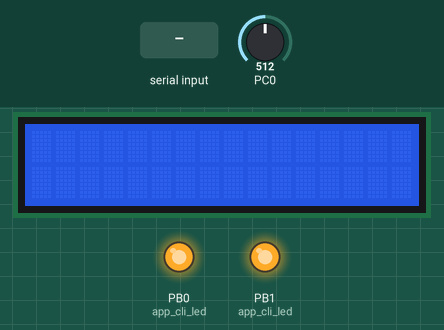
This program was run on a simulated ATmega328P, built with avr-gcc and emulated at 16 MHz. Shown: 16×2 character LCD, output pins drawn as LEDs (lit = HIGH). Wiring (inferred from the names in the program): PCF8574 port expander at I2C address 0x20; DS1307 clock at I2C address 0x68. Wiring (inferred from the signals the program sends): character LCD (HD44780): RS Q0; E Q2; backlight Q3; data Q4, Q5, Q6, Q7. The test bench sets the inputs (shaded band); at power-on: PC0 = 512. The local clock reads 2024-03-15 10:24:30 at power-on unless the program sets it; what the program prints to the serial monitor is not drawn.

Above: at 1.2 s.
1.3 s: "90,45,200\n" received over Serial
At 2.9 s:
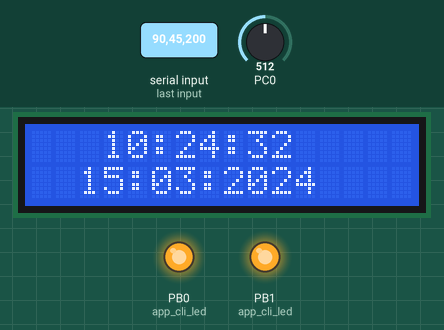
At 3.6 s:
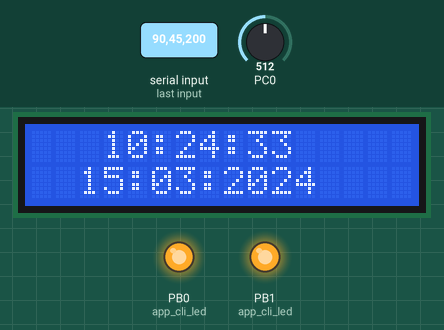
3.7 s: "90,45\n" received over Serial
5.7 s: "90,45,200,10\n" received over Serial
Timing chart, 0 to 8.7 s (numbered marks = the images above; inputs shaded):
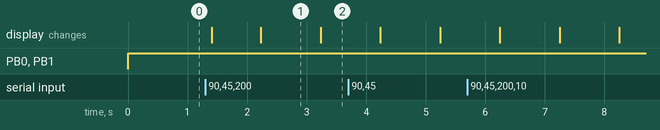

The program:

main.c
```c
/*
 * cli_tempalte.c
 *
 * Created: 10/28/2021 3:25:26 PM
 * Author : phuoc
 */
#include "bsp_timer_1.h"
#include "ftr_sensor.h"
#include "app_cli.h"
#include "app_display.h"


int main(void)
{
	/*--- Board support package init ---*/
	bsp_timer_1_init();
	bsp_timer_1_set_interrupt_handle(timer_handler);
	bsp_uart_init(9600);
	bsp_i2c_init();
	bsp_adc_init();
	sei();
	/*--- User library init ---*/
	CLI_Init();
	Lcd_Init();
	/*--- Peripheral init --*/
	per_uart_init();
	/*--- Feature init ---*/
	ftr_cli_init();
	ftr_sensor_init();
	/*--- App init ---*/
	app_display_init();
	app_cli_init();
	/*--- Start loop ---*/
    while (1)
    {
		task_loop();
    }
}
```

main.h
```c
#ifndef _MAIN_H_
#define _MAIN_H_

#define F_CPU 16000000UL
#include <avr/io.h>
#include <util/delay.h>
#include "avr/interrupt.h"
#include "stdio.h"
#include "string.h"

#define sbi(str,bit) (str |= (1<<bit)) // set bit in register
#define cbi(str,bit) (str &= ~(1<<bit)) // clear bit in register
#define tbi(str,bit) (str ^= (1<<bit)) // toggle bit in register
#define bit_is_set(sfr, bit) (_SFR_BYTE(sfr) & _BV(bit)) // kiem tra bit = 1
#define bit_is_clear(sfr, bit) (!(_SFR_BYTE(sfr) & _BV(bit))) // kiem tra bi = 0
#define loop_until_bit_is_set(sfr, bit) do { } while (bit_is_clear(sfr, bit)) // lap cho den khi bit = 1
#define loop_until_bit_is_clear(sfr, bit) do { } while (bit_is_set(sfr, bit)) // lap cho den khi bit = 0

#endif
```

app_cli.c
```c
/*
 * app_cli.c
 *
 * Created: 10/29/2021 3:19:53 PM
 *  Author: phuoc
 */
#include "app_cli.h"

#define MAX_DATA_ROW 3
#define MAX_DATA_COL 3

rtc_t my_rtc;

static uint8_t app_cli_slip_time_data(uint8_t * data_in, rtc_t * rtc);

static uint8_t app_cli_slip_date_data(uint8_t * data_in, rtc_t * rtc);

static uint8_t app_cli_set_time(uint8_t argc, const char *argv[], char *out_buffer, uint16_t out_max);

static uint8_t app_cli_set_date(uint8_t argc, const char *argv[], char *out_buffer, uint16_t out_max);

static uint8_t app_cli_sensor(uint8_t argc, const char *argv[], char *out_buffer, uint16_t out_max);

static uint8_t app_cli_led(uint8_t argc, const char *argv[], char *out_buffer, uint16_t out_max);

CLI_Command_t time_definition =
{
	.CLI_Command = "AT+TIME",
	.CLI_Command_Description = "Set time",
	.CLI_Callback = app_cli_set_time,
};

CLI_Command_t date_definition =
{
	.CLI_Command = "AT+DATE",
	.CLI_Command_Description = "Set date",
	.CLI_Callback = app_cli_set_date,
};

CLI_Command_t sensor_definition =
{
	.CLI_Command = "AT+SENSOR",
	.CLI_Command_Description = "Get sensor",
	.CLI_Callback = app_cli_sensor,
};

CLI_Command_t led_definition =
{
	.CLI_Command = "AT+LED",
	.CLI_Command_Description = "Control led",
	.CLI_Callback = app_cli_led,
};

void app_cli_init(void)
{
	ftr_cli_add_command(&time_definition);
	ftr_cli_add_command(&date_definition);
	ftr_cli_add_command(&sensor_definition);
	ftr_cli_add_command(&led_definition);
}

static uint8_t app_cli_set_time(uint8_t argc, const char *argv[], char *out_buffer, uint16_t out_max)
{
	switch (argv[0][time_definition.CLI_Command_Length])
	{
		case 0x0A:
			sprintf(out_buffer, "=> Nothing to execution\n");
			break;
		case '=':
			if(argv[0][time_definition.CLI_Command_Length+1] == '?')
			{
				sprintf(out_buffer, "=> AT+TIME=hour,minute,second\n");
			}
			else
			{
				ds1307_get_time(&my_rtc);
				app_cli_slip_time_data((uint8_t * )argv[0], &my_rtc);
				ds1307_set_time(&my_rtc);
				sprintf(out_buffer, "=> OK\n");
			}
			break;
		case '?':
			ds1307_get_time(&my_rtc);
			sprintf(out_buffer,"=> %d:%d:%d\n", my_rtc.hour,my_rtc.min,my_rtc.sec);
			break;
		default:
			sprintf(out_buffer, "=> Error format\n");
			break;
	}
	return 0;
}
static uint8_t app_cli_set_date(uint8_t argc, const char *argv[], char *out_buffer, uint16_t out_max)
{
	switch (argv[0][date_definition.CLI_Command_Length])
	{
		case 0x0A:
		sprintf(out_buffer, "=> Nothing to execution\n");
		break;
		case '=':
		if(argv[0][time_definition.CLI_Command_Length+1] == '?')
		{
			sprintf(out_buffer, "=> AT+DATE=date,month,year\n");
		}
		else
		{
			ds1307_get_time(&my_rtc);
			app_cli_slip_date_data((uint8_t * )argv[0], &my_rtc);
			ds1307_set_time(&my_rtc);
			sprintf(out_buffer, "=> OK\n");
		}
		break;
		case '?':
		ds1307_get_time(&my_rtc);
		sprintf(out_buffer,"=> %d/%d/%d\n", my_rtc.date,my_rtc.month,my_rtc.year);
		break;
		default:
		sprintf(out_buffer,"=> Error format\n");
		break;
	}
	return 0;
}

static uint8_t app_cli_sensor(uint8_t argc, const char *argv[], char *out_buffer, uint16_t out_max)
{
	switch (argv[0][sensor_definition.CLI_Command_Length])
	{
		case 0x0A:
			sprintf(out_buffer, "=> Nothing to execution\n");
			break;
		case '=':
			if(argv[0][sensor_definition.CLI_Command_Length+1] == '?')
			{
				sprintf(out_buffer, "=> AT+SENSOR=sensor name\n");
			}
			else
			{
				if(strstr(argv[0], "temp"))
				{
					sprintf(out_buffer, "=> temp = %d oC\n", ftr_sensor_get_temperature());
				}
				else
				{
					sprintf(out_buffer, "=> Wrong parameter\n");
				}
			}
			break;
		case '?':
			sprintf(out_buffer, "=> AT+SENSOR=sensor_name\n");
			break;
		default:
			sprintf(out_buffer,"=> Error format\n");
			break;
	}
	return 0;
}

static uint8_t app_cli_led(uint8_t argc, const char *argv[], char *out_buffer, uint16_t out_max)
{
	switch (argv[0][led_definition.CLI_Command_Length])
	{
		case 0x0A:
		sprintf(out_buffer, "=> Nothing to execution\n");
		break;
		case '=':
		if(argv[0][led_definition.CLI_Command_Length+1] == '?')
		{
			sprintf(out_buffer, "=> AT+LED=led name,status\n");
		}
		else
		{
			if(strstr(argv[0], "led1") && strstr(argv[0], "on"))
			{
				cbi(PORTB, 0);
				sprintf(out_buffer, "=> OK\n");
			}
			else if(strstr(argv[0], "led1") && strstr(argv[0], "off"))
			{
				sbi(PORTB, 0);
				sprintf(out_buffer, "=> OK\n");
			}
			else if(strstr(argv[0], "led2") && strstr(argv[0], "on"))
			{
				cbi(PORTB, 1);
				sprintf(out_buffer, "=> OK\n");
			}
			else if(strstr(argv[0], "led2") && strstr(argv[0], "off"))
			{
				sbi(PORTB, 1);
				sprintf(out_buffer, "=> OK\n");
			}
			else
			{
				sprintf(out_buffer, "=> Wrong parameter\n");
			}
		}
		break;
		case '?':
			sprintf(out_buffer, "=> AT+LED=led name,status\n");
			break;
		default:
			sprintf(out_buffer,"=> Error format\n");
		break;
	}
	return 0;
}

static uint8_t app_cli_slip_time_data(uint8_t * data_in, rtc_t * rtc)
{
	uint8_t i;
	char ** p_data;
	char* p_token;
	/*--- memory allocation ---*/
	p_data = (char **)malloc(MAX_DATA_ROW * sizeof(char *));
	for (i = 0; i < MAX_DATA_ROW; i++)
	{
		p_data[i] = (char *)malloc(MAX_DATA_COL * sizeof(char));
	}
	/*--------Splip data--------*/
	i = 0;
	p_token = strtok(strstr((char *)data_in, "="), ",");
	p_token++;
	while (i < MAX_DATA_ROW && p_token != NULL)
	{
		strcpy(p_data[i], p_token);
		p_token = strtok(NULL, ",");
		i++;
	}
	/*--- Printf ---*/
	if(i != MAX_DATA_ROW)
	{
		for (i = 0; i < MAX_DATA_ROW; i++)
		{
			free(p_data[i]);
		}
		free(p_data);
		return 1;
	}
	/*--- Assign value ---*/
	rtc->hour = atoi(p_data[0]);
	rtc->min = atoi(p_data[1]);
	rtc->sec = atoi(p_data[2]);
	/*--- Free memory ---*/
	for (i = 0; i < MAX_DATA_ROW; i++)
	{
		free(p_data[i]);
	}
	free(p_data);
	return 0;
}

static uint8_t app_cli_slip_date_data(uint8_t * data_in, rtc_t * rtc)
{
	uint8_t i;
	char ** p_data;
	char* p_token;
	/*--- memory allocation ---*/
	p_data = (char **)malloc(MAX_DATA_ROW * sizeof(char *));
	for (i = 0; i < MAX_DATA_ROW; i++)
	{
		p_data[i] = (char *)malloc(MAX_DATA_COL * sizeof(char));
	}
	/*--------Splip data--------*/
	i = 0;
	p_token = strtok(strstr((char *)data_in, "="), ",");
	p_token++;
	while (i < MAX_DATA_ROW && p_token != NULL)
	{
		strcpy(p_data[i], p_token);
		p_token = strtok(NULL, ",");
		i++;
	}
	/*--- Printf ---*/
	if(i != MAX_DATA_ROW)
	{
		for (i = 0; i < MAX_DATA_ROW; i++)
		{
			free(p_data[i]);
		}
		free(p_data);
		return 1;
	}
	/*--- Assign value ---*/
	rtc->date = atoi(p_data[0]);
	rtc->month = atoi(p_data[1]);
	rtc->year = atoi(p_data[2]);
	/*--- Free memory ---*/
	for (i = 0; i < MAX_DATA_ROW; i++)
	{
		free(p_data[i]);
	}
	free(p_data);
	return 0;
}
```

app_cli.h
```c
/*
 * app_cli.h
 *
 * Created: 10/29/2021 3:20:02 PM
 *  Author: phuoc
 */
#ifndef _APP_CLI_H_
#define _APP_CLI_H_

#include "ftr_cli.h"
#include "ftr_sensor.h"
#include "sys_task.h"
#include "ds1307.h"

void app_cli_init(void);

#endif
```

app_display.c
```c
/*
 * app_display.c
 *
 * Created: 10/29/2021 3:21:33 PM
 *  Author: phuoc
 */

#include "app_display.h"

#define TIMEOUT_APP_DISPLAY 1000 // ms

rtc_t my_rtc;

void app_display_task(void * pv_param);
void app_display_lcd(rtc_t *rtc);

void app_display_init(void)
{
	task_add(TASK_REPEATED, TIMEOUT_APP_DISPLAY, app_display_task);
}

void app_display_task(void * pv_param)
{
	ds1307_get_time(&my_rtc);
	app_display_lcd(&my_rtc);
}
void app_display_lcd(rtc_t *rtc)
{
	Lcd_Set_Cursor(1,4);
	Lcd_Write_Char(rtc->hour/10+48);
	Lcd_Write_Char(rtc->hour%10+48);
	Lcd_Write_Char(':');
	Lcd_Write_Char(rtc->min/10+48);
	Lcd_Write_Char(rtc->min%10+48);
	Lcd_Write_Char(':');
	Lcd_Write_Char(rtc->sec/10+48);
	Lcd_Write_Char(rtc->sec%10+48);

	Lcd_Set_Cursor(2,3);
	Lcd_Write_Char(rtc->date/10+48);
	Lcd_Write_Char(rtc->date%10+48);
	Lcd_Write_Char(':');
	Lcd_Write_Char(rtc->month/10+48);
	Lcd_Write_Char(rtc->month%10+48);
	Lcd_Write_Char(':');
	Lcd_Write_String("20");
	Lcd_Write_Char(rtc->year/10+48);
	Lcd_Write_Char(rtc->year%10+48);

	Lcd_Set_Cursor(1,0);
	Lcd_Write_Char(' ');
}
```

app_display.h
```c
/*
 * app_display.h
 *
 * Created: 10/29/2021 3:21:44 PM
 *  Author: phuoc
 */
#include "lcd_i2c.h"
#include "ds1307.h"
#include "sys_task.h"
#include "sys_timer.h"

void app_display_init(void);
```

bsp_adc.c
```c
/*
 * bsp_adc.c
 *
 * Created: 11/6/2021 11:45:22 PM
 *  Author: phuoc
 */

#include "bsp_adc.h"

void bsp_adc_init(void)
{
	sbi(DDRB, 0);
	sbi(DDRB, 1);
	sbi(PORTB, 0);
	sbi(PORTB, 1);
	// thanh ghi ADMUX
	ADMUX |= (1<<REFS0); // dien ap: AVCC, ADCL chua 8 bit thap
	// thanh ghi ADCSRA
	ADCSRA |= (1<<ADEN)|(1<<ADPS2)|(1<<ADPS1)|(ADPS0); // cho phep ADC, chia 128
}
uint16_t bsp_adc_read(uint8_t channel)
{
	ADMUX &= 0xE0;
	ADMUX |= channel;
	_delay_ms(2);
	ADCSRA |= (1<<ADSC); // cho phep bat dau chuyen doi
	while(ADIF==0);
	ADCSRA |= (1<<ADIF);
	return ADCW;
}
```

bsp_adc.h
```c
/*
 * bsp_adc.h
 *
 * Created: 11/6/2021 11:45:34 PM
 *  Author: phuoc
 */

#ifndef _BSP_ADC_H_
#define _BSP_ADC_H_

#include "main.h"

void bsp_adc_init(void);
uint16_t bsp_adc_read(uint8_t channel);

#endif
```

bsp_i2c.h
```c
/*
 * bsp_i2c.h
 *
 * Created: 10/29/2021 1:12:07 PM
 *  Author: phuoc
 */
#ifndef _I2C_H_
#define _I2C_H_

void bsp_i2c_init();								/* I2C initialize function */
uint8_t  bps_i2c_start(char write_address);			/* I2C start function */
uint8_t  bsp_i2c_repeated_start(char read_address);	/* I2C repeated start function */
void bsp_i2c_stop();								/* I2C stop function */
void bsp_i2c_start_wait(char write_address);		/* I2C start wait function */
uint8_t  bsp_i2c_write(char data);					/* I2C write function */
char bsp_i2c_read_ack();							/* I2C read ack function */
char bsp_i2c_read_nack();

void bsp_i2c_slave_init(uint8_t slave_address);		/* I2C slave initialize function with Slave address */
int8_t bsp_i2c_slave_listen();						/* I2C slave listen function */
int8_t bsp_i2c_slave_transmit(char data);			/* I2C slave transmit function */
char bsp_i2c_slave_receive();

#endif
```

bsp_timer_1.c
```c
/*
 * bsp_timer_1.c
 *
 * Created: 10/29/2021 1:51:22 PM
 *  Author: phuoc
 */

#include "bsp_timer_1.h"

#define DEFAULT_TIMER_VALUE 49536

bsp_timer_handle_t bsp_timer_interrupt_callback;

void bsp_timer_1_init(void)
{
	TCNT1 = DEFAULT_TIMER_VALUE;
	TCCR1A = 0x00;
	TCCR1B |= (1<<CS10);
	TIMSK1 |= (1<<TOIE1);
}

void bsp_timer_1_set_interrupt_handle(bsp_timer_handle_t pfun)
{
	bsp_timer_interrupt_callback = pfun;
}

ISR(TIMER1_OVF_vect)
{
	TCNT1 = DEFAULT_TIMER_VALUE;
	bsp_timer_interrupt_callback(0);
}
```

bsp_timer_1.h
```c
/*
 * bsp_timer_1.h
 *
 * Created: 10/29/2021 1:51:36 PM
 *  Author: phuoc
 */

#ifndef _TIMER_1_H_
#define _TIMER_1_H_

#include "main.h"

typedef void (*bsp_timer_handle_t)(void*);

void bsp_timer_1_init(void);

void bsp_timer_1_set_interrupt_handle(bsp_timer_handle_t pfun);

#endif
```

bsp_uart.c
```c
#include "main.h"
#include "bsp_uart.h"

#define BAUD_PRESCALE (((F_CPU / (USART_BAUDRATE * 16UL))) - 1)

bsp_uart_function_handle_t bsp_uart_callback;

void bsp_uart_init(long USART_BAUDRATE)
{
	// set baudrate in UBRR
	UBRR0L = (uint8_t)(BAUD_PRESCALE & 0xFF);
	UBRR0H = (uint8_t)(BAUD_PRESCALE >> 8);

	// enable the transmitter and receiver
	UCSR0B |= (1 << RXEN0) | (1 << TXEN0) | (1 << RXCIE0);;

	UCSR0C |= (1 << UCSZ00) | (1 << UCSZ01);/* Use 8-bit character sizes */
}

unsigned char bsp_uart_read_char()
{
	while ((UCSR0A & (1 << RXC0)) == 0);/* Wait till data is received */
	return(UDR0);			/* Return the byte*/
}

void bsp_uart_read_string(char *Output, unsigned int length)
{
	for(int i=0;i<length;i++)
	Output[i] = bsp_uart_read_char();
}

void bsp_uart_write_char(char ch)
{
	while (! (UCSR0A & (1<<UDRE0)));	/* Wait for empty transmit buffer*/
	UDR0 = ch ;
}

void bsp_uart_send_string(char *str)
{
	unsigned char j=0;

	while (str[j]!=0)		/* Send string till null */
	{
		bsp_uart_write_char(str[j]);
		j++;
	}
}
void bsp_uart_set_function_handle(bsp_uart_function_handle_t pfun)
{
	bsp_uart_callback = pfun;
}

ISR (USART_RX_vect)
{
	(*bsp_uart_callback)((uint8_t)bsp_uart_read_char());
}
```

bsp_uart.h
```c
#ifndef _UART_H_
#define _UART_H_

#include "main.h"

typedef void (*bsp_uart_function_handle_t)(uint8_t);

void			bsp_uart_init(long USART_BAUDRATE);
unsigned char	bsp_uart_read_char();
void			bsp_uart_read_string(char *Output, unsigned int length);
void			bsp_uart_write_char(char ch);
void			bsp_uart_send_string(char *str);
void			bsp_uart_set_function_handle(bsp_uart_function_handle_t pfun);
#endif
```

ftr_cli.c
```c
/*
 * ftr_cli.c
 *
 * Created: 10/29/2021 3:06:45 PM
 *  Author: phuoc
 */
#include "ftr_cli.h"

#define RINGBUFFER_SIZE 16
#define MAX_CLI_BUFFER 64
#define TIMEOUT_HANDLE_CLI 100 // ms

Ring_Buffer_t ftr_ring_buffer;
uint8_t ftr_ring_buffer_rx_data[RINGBUFFER_SIZE] = {0};
uint32_t ftr_ring_buffer_position = 0;

void ftr_cli_task(void * pv_params);
void ftr_cli_handle(uint8_t data);

void ftr_cli_init(void)
{
	Ring_Buffer_Init(&ftr_ring_buffer, ftr_ring_buffer_rx_data, 1, RINGBUFFER_SIZE);
	per_uart_set_function_handle(ftr_cli_handle);
	task_add(TASK_REPEATED, TIMEOUT_HANDLE_CLI, ftr_cli_task);
}

void ftr_cli_handle(uint8_t data)
{
	Ring_Buffer_Put_Char(&ftr_ring_buffer, data);
}
void ftr_cli_add_command(CLI_Command_t *command_def)
{
	CLI_Add_Command(command_def);
}
void ftr_cli_remove_command(CLI_Command_t *command_def)
{
	CLI_Remove_command(command_def);
}
void ftr_cli_task(void * pv_params)
{
	uint8_t * buffer_read_malloc;
	uint8_t * buffer_out_malloc;
	if(Ring_Buffer_Search_Char(&ftr_ring_buffer, 0x0A, &ftr_ring_buffer_position))
	{

		buffer_read_malloc = (uint8_t*)malloc(MAX_CLI_BUFFER * sizeof(uint8_t));
		buffer_out_malloc = (uint8_t*)malloc(MAX_CLI_BUFFER * sizeof(uint8_t));

		Ring_Buffer_Get(&ftr_ring_buffer, buffer_read_malloc, MAX_CLI_BUFFER);
		CLI_Process_Command((char *)buffer_read_malloc, (char *)buffer_out_malloc, MAX_CLI_BUFFER);
		bsp_uart_send_string((char *)buffer_out_malloc);

		memset(buffer_read_malloc, 0, MAX_CLI_BUFFER);
		memset(buffer_out_malloc, 0, MAX_CLI_BUFFER);
		free(buffer_read_malloc);
		free(buffer_out_malloc);
	}
}
```

ftr_cli.h
```c
/*
 * ftr_cli.h
 *
 * Created: 10/29/2021 3:06:55 PM
 *  Author: phuoc
 */
#ifndef _FTR_CLI_H_
#define _FTR_CLI_H_

#include "per_uart.h"
#include "cli.h"
#include "ringbuffer.h"
#include "sys_task.h"
#include "stdlib.h"

void ftr_cli_init(void);

void ftr_cli_add_command(CLI_Command_t *command_def);

void ftr_cli_remove_command(CLI_Command_t *command_def);

#endif
```

ftr_sensor.c
```c
/*
 * ftr_sensor_c.c
 *
 * Created: 11/6/2021 11:48:48 PM
 *  Author: phuoc
 */

#include "ftr_sensor.h"

#define TIMEOUT_HANDLE_SENSOR 100

uint8_t temperature = 0;

void ftr_sensor_task(void * pv_params);

void ftr_sensor_init(void)
{
	task_add(TASK_REPEATED, TIMEOUT_HANDLE_SENSOR, ftr_sensor_task);
}

uint8_t ftr_sensor_get_temperature(void)
{
	return temperature;
}
void ftr_sensor_task(void * pv_params)
{
	temperature = bsp_adc_read(0) * 0.488f;
}
```

ftr_sensor.h
```c
/*
 * ftr_sensor.h
 *
 * Created: 11/6/2021 11:49:04 PM
 *  Author: phuoc
 */

#ifndef _FTR_SENSOR_H_
#define _FTR_SENSOR_H_

#include "bsp_adc.h"
#include "sys_task.h"
#include "sys_timer.h"


void ftr_sensor_init(void);

uint8_t ftr_sensor_get_temperature(void);

#endif
```

per_uart.c
```c
/*
 * per_uart.c
 *
 * Created: 10/29/2021 2:52:59 PM
 *  Author: phuoc
 */
#include "per_uart.h"

void per_uart_init(void)
{

}
unsigned char per_uart_read_char()
{
	return bsp_uart_read_char();
}
void per_uart_read_string(char *Output, unsigned int length)
{
	bsp_uart_read_string(Output, length);
}
void per_uart_write_char(char ch)
{
	bsp_uart_write_char(ch);
}
void per_uart_send_string(char *str)
{
	bsp_uart_send_string(str);
}
void per_uart_set_function_handle(bsp_uart_function_handle_t pfun)
{
	bsp_uart_set_function_handle(pfun);
}
```

per_uart.h
```c
/*
 * per_uart.h
 *
 * Created: 10/29/2021 2:53:08 PM
 *  Author: phuoc
 */

#include "bsp_uart.h"

void			per_uart_init(void);
unsigned char	per_uart_read_char();
void			per_uart_read_string(char *Output, unsigned int length);
void			per_uart_write_char(char ch);
void			per_uart_send_string(char *str);
void			per_uart_set_function_handle(bsp_uart_function_handle_t pfun);
```

sys_timer.h
```c
#ifndef SYS_TIMER_H_
#define SYS_TIMER_H_

#include "main.h"

typedef struct
{
	unsigned short milis;
	unsigned long sec;
} timer_t;

/* Exported constants --------------------------------------------------------*/

/* Exported macro ------------------------------------------------------------*/
/* Exported functions ------------------------------------------------------- */

timer_t timer_get(void);
timer_t timer_add_sec(timer_t timer, unsigned short sec);
timer_t timer_add_milis(timer_t timer, unsigned short milis);
signed long timer_get_diff_milis(timer_t tim1, timer_t tim2);
signed long timer_get_diff_milis_from_now(timer_t timx);
signed long timer_get_diff_sec(timer_t tim1, timer_t tim2);
signed long timer_get_diff_sec_from_now(timer_t timx);


void timer_handler(void *pv_context);

#endif 
```

Source omitted: bsp_i2c.c (9289 bytes), sys_task.c (4002 bytes), sys_task.h (1528 bytes), sys_timer.c (4050 bytes), cli.c (8470 bytes), cli.h (2051 bytes), ds1307.c (2242 bytes), ds1307.h (626 bytes), lcd_i2c.c (1697 bytes), lcd_i2c.h (364 bytes), ringbuffer.c (5034 bytes), ringbuffer.h (1218 bytes)

Measured:
- what the display in image 1 shows lasts 1.0 s, from 2.2 s to 3.2 s
